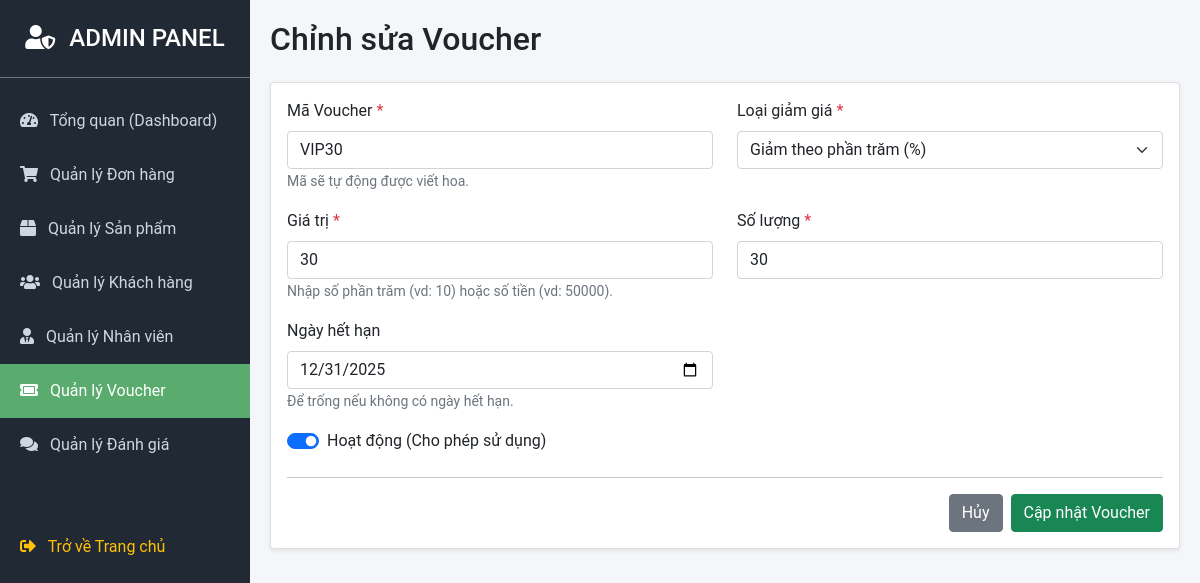
Page /index.php?page=admin&action=edit_voucher&id=3 (signed in) on the earlier database version.
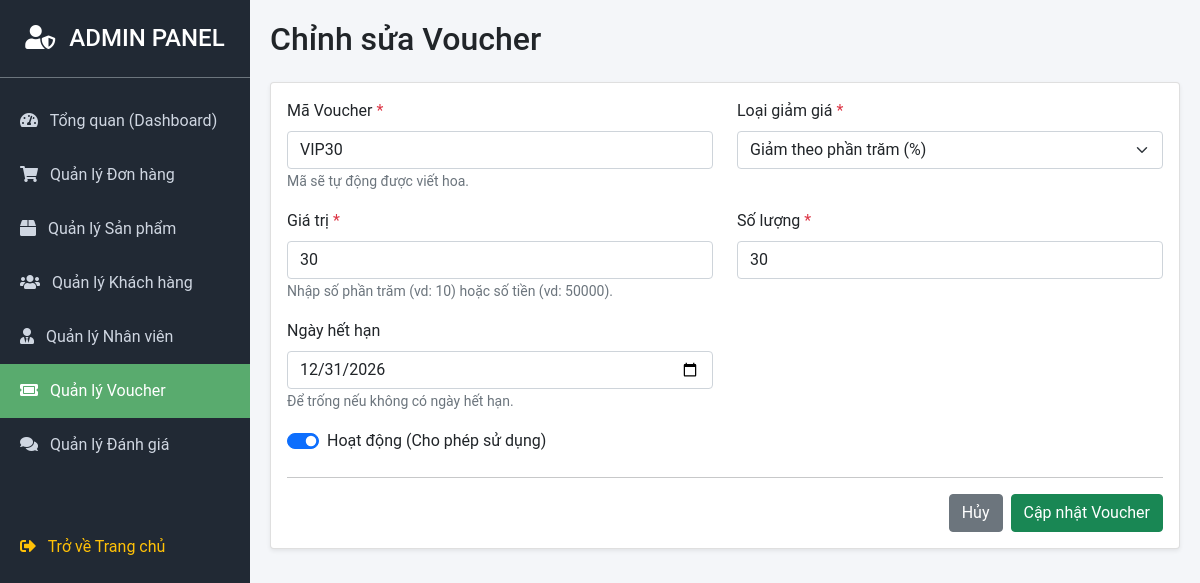
Same page on the later database version.
### tables this page shows
CREATE TABLE `vouchers` (
  `id` int(11) NOT NULL,
  `created_by` int(11) NOT NULL,
  `code` varchar(50) NOT NULL,
  `type` enum('percent','fixed') NOT NULL DEFAULT 'percent',
  `value` decimal(10,0) NOT NULL,
  `quantity` int(11) NOT NULL DEFAULT 1,
  `used_count` int(11) NOT NULL DEFAULT 0,
  `expires_at` date DEFAULT NULL,
  `is_active` tinyint(1) NOT NULL DEFAULT 1
);

### app/core/App.php (called while the page is built, shortened)
<?php
class App {
    protected $method = 'index';
    public function __construct() {
        $url = $this->parseUrl();
        $controllerName = ucfirst($url[0]) . 'Controller';
        if(file_exists(ROOT_PATH . '/app/controllers/' . $controllerName . '.php')) {
            unset($url[0]);
        }
        $this->controller = new $this->controller;
        $this->params = $url ? array_values($url) : [];
        call_user_func_array([$this->controller, $this->method], $this->params);
    }
    public function parseUrl() {
        if(isset($_GET['page'])) {
            $page = $_GET['page'];
            return [str_replace('-', '', $page)];
        }
        return ['Home'];
    }
}

### index.php (called while the page is built, shortened)
<?php
require_once ROOT_PATH . '/app/core/App.php';
$app = new App();

### app/models/AdminModel.php (called while the page is built, shortened)
<?php
include_once __DIR__ . '/database.php';
class AdminModel {
    private PDO $db;
    public function __construct() {
        $this->db = (new database())->connect();
    }
    public function getVoucherById(int $id): ?array {
        $sql = "SELECT * FROM vouchers WHERE id = ?";
        $stmt = $this->db->prepare($sql);
        $stmt->execute([$id]);
        $voucher = $stmt->fetch(PDO::FETCH_ASSOC);
        return $voucher ?: null;
    }
}

### app/models/database.php (called while the page is built)
<?php
class database{
    private $user;
    private $host_name;
    private $pass;
    private $name_db;
    private $is_conn = null;
    public function __construct(){
        $this->host_name = 'localhost';
        $this->name_db = 'basic_shop';
        $this->user = 'root';
        $this->pass = '';
    }
    public function connect(){
        try{
            $this->is_conn = new PDO("mysql:host=$this->host_name;dbname=$this->name_db", $this->user, $this->pass);
            $this->is_conn->setAttribute(PDO::ATTR_ERRMODE, PDO::ERRMODE_EXCEPTION);
        }catch(PDOException $e){
            echo "Lỗi kết nối cụ thể là: " . $e->getMessage() . "<br>";
            throw $e;
        }
        return $this->is_conn;
    }
}
?>

### app/views/admin/voucher_form.php (the view, shortened to what the changed rows need)
<?php
$isEdit = isset($voucher) && !empty($voucher['id']);
$pageTitle = $isEdit ? 'Chỉnh sửa Voucher' : 'Thêm Voucher mới';
?>
<h2 class="mb-4"><?= $pageTitle ?></h2>
<div class="card shadow-sm">
    <div class="card-body">
        <form action="<?= BASE_URL ?>index.php?page=admin&action=<?= $isEdit ? 'edit_voucher&id=' . $voucher['id'] : 'add_voucher' ?>" method="POST">
            <div class="row">
                <div class="col-md-6 mb-3">
                    <label for="code" class="form-label">Mã Voucher <span class="text-danger">*</span></label>
                    <input type="text" class="form-control text-uppercase" id="code" name="code" value="<?= htmlspecialchars($voucher['code'] ?? '') ?>" required>
                    <small class="text-muted">Mã sẽ tự động được viết hoa.</small>
                </div>
                <div class="col-md-6 mb-3">
                    <label for="type" class="form-label">Loại giảm giá <span class="text-danger">*</span></label>
                    <select class="form-select" id="type" name="type" required>
                        <option value="percent" <?= (isset($voucher['type']) && $voucher['type'] == 'percent') ? 'selected' : '' ?>>Giảm theo phần trăm (%)</option>
                    </select>
                </div>
            </div>
            <div class="row">
                <div class="col-md-6 mb-3">
                    <label for="value" class="form-label">Giá trị <span class="text-danger">*</span></label>
                    <input type="number" class="form-control" id="value" name="value" value="<?= htmlspecialchars($voucher['value'] ?? '') ?>" required min="0">
                    <small class="text-muted">Nhập số phần trăm (vd: 10) hoặc số tiền (vd: 50000).</small>
                </div>
                <div class="col-md-6 mb-3">
                    <label for="quantity" class="form-label">Số lượng <span class="text-danger">*</span></label>
                    <input type="number" class="form-control" id="quantity" name="quantity" value="<?= htmlspecialchars($voucher['quantity'] ?? 100) ?>" required min="0">
                </div>
            </div>
            <div class="row">
                <div class="col-md-6 mb-3">
                    <label for="expires_at" class="form-label">Ngày hết hạn</label>
                    <input type="date" class="form-control" id="expires_at" name="expires_at" value="<?= htmlspecialchars($voucher['expires_at'] ?? '') ?>">
                    <small class="text-muted">Để trống nếu không có ngày hết hạn.</small>
                </div>
            </div>
            <div class="form-check form-switch mb-4">
                <input class="form-check-input" type="checkbox" role="switch" id="is_active" name="is_active" value="1" <?= (isset($voucher['is_active']) && $voucher['is_active'] == 1) || !$isEdit ? 'checked' : '' ?>>
                <label class="form-check-label" for="is_active">Hoạt động (Cho phép sử dụng)</label>
            </div>
            <hr>
            <div class="d-flex justify-content-end gap-2">
                <a href="<?= BASE_URL ?>index.php?page=admin&action=vouchers" class="btn btn-secondary">Hủy</a>
                <button type="submit" name="save_voucher" class="btn btn-success"><?= $isEdit ? 'Cập nhật Voucher' : 'Lưu Voucher' ?></button>
            </div>
        </form>
    </div>
</div>

Differences in the rows shown:
changed vouchers "Chỉnh sửa Voucher": expires_at "12/31/2025" → "12/31/2026"
